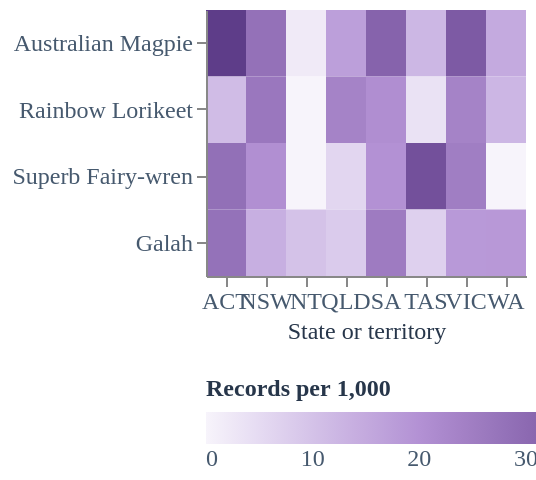

Specify this chart in Vega-Lite:
### Vega-Lite specification from a JSON file in a GitHub repository (floating-point values rounded to 4 significant figures)
{"$schema": "https://vega.github.io/schema/vega-lite/v5.json", "width": "container", "height": 240, "data": {"values": [{"species": "Australian Magpie", "state": "Australian Capital Territory", "state_code": "ACT", "species_records": 8728, "state_records": 205042, "per_1000": 42.57}, {"species": "Australian Magpie", "state": "New South Wales", "state_code": "NSW", "species_records": 38163, "state_records": 1355637, "per_1000": 28.15}, {"species": "Australian Magpie", "state": "Northern Territory", "state_code": "NT", "species_records": 371, "state_records": 181069, "per_1000": 2.05}, {"species": "Australian Magpie", "state": "Queensland", "state_code": "QLD", "species_records": 25135, "state_records": 1468711, "per_1000": 17.11}, {"species": "Australian Magpie", "state": "South Australia", "state_code": "SA", "species_records": 5822, "state_records": 182382, "per_1000": 31.92}, {"species": "Australian Magpie", "state": "Tasmania", "state_code": "TAS", "species_records": 2483, "state_records": 201799, "per_1000": 12.3}, {"species": "Australian Magpie", "state": "Victoria", "state_code": "VIC", "species_records": 44516, "state_records": 1296640, "per_1000": 34.33}, {"species": "Australian Magpie", "state": "Western Australia", "state_code": "WA", "species_records": 5233, "state_records": 352663, "per_1000": 14.84}, {"species": "Rainbow Lorikeet", "state": "Australian Capital Territory", "state_code": "ACT", "species_records": 2300, "state_records": 205042, "per_1000": 11.22}, {"species": "Rainbow Lorikeet", "state": "New South Wales", "state_code": "NSW", "species_records": 35997, "state_records": 1355637, "per_1000": 26.55}, {"species": "Rainbow Lorikeet", "state": "Northern Territory", "state_code": "NT", "species_records": 1, "state_records": 181069, "per_1000": 0.01}, {"species": "Rainbow Lorikeet", "state": "Queensland", "state_code": "QLD", "species_records": 34793, "state_records": 1468711, "per_1000": 23.69}, {"species": "Rainbow Lorikeet", "state": "South Australia", "state_code": "SA", "species_records": 3788, "state_records": 182382, "per_1000": 20.77}, {"species": "Rainbow Lorikeet", "state": "Tasmania", "state_code": "TAS", "species_records": 730, "state_records": 201799, "per_1000": 3.62}, {"species": "Rainbow Lorikeet", "state": "Victoria", "state_code": "VIC", "species_records": 30660, "state_records": 1296640, "per_1000": 23.65}, {"species": "Rainbow Lorikeet", "state": "Western Australia", "state_code": "WA", "species_records": 4360, "state_records": 352663, "per_1000": 12.36}, {"species": "Superb Fairy-wren", "state": "Australian Capital Territory", "state_code": "ACT", "species_records": 5857, "state_records": 205042, "per_1000": 28.56}, {"species": "Superb Fairy-wren", "state": "New South Wales", "state_code": "NSW", "species_records": 27803, "state_records": 1355637, "per_1000": 20.51}, {"species": "Superb Fairy-wren", "state": "Northern Territory", "state_code": "NT", "species_records": 0, "state_records": 181069, "per_1000": 0.0}, {"species": "Superb Fairy-wren", "state": "Queensland", "state_code": "QLD", "species_records": 8873, "state_records": 1468711, "per_1000": 6.04}, {"species": "Superb Fairy-wren", "state": "South Australia", "state_code": "SA", "species_records": 3644, "state_records": 182382, "per_1000": 19.98}, {"species": "Superb Fairy-wren", "state": "Tasmania", "state_code": "TAS", "species_records": 7465, "state_records": 201799, "per_1000": 36.99}, {"species": "Superb Fairy-wren", "state": "Victoria", "state_code": "VIC", "species_records": 32328, "state_records": 1296640, "per_1000": 24.93}, {"species": "Superb Fairy-wren", "state": "Western Australia", "state_code": "WA", "species_records": 0, "state_records": 352663, "per_1000": 0.0}, {"species": "Galah", "state": "Australian Capital Territory", "state_code": "ACT", "species_records": 5751, "state_records": 205042, "per_1000": 28.05}, {"species": "Galah", "state": "New South Wales", "state_code": "NSW", "species_records": 18733, "state_records": 1355637, "per_1000": 13.82}, {"species": "Galah", "state": "Northern Territory", "state_code": "NT", "species_records": 1804, "state_records": 181069, "per_1000": 9.96}, {"species": "Galah", "state": "Queensland", "state_code": "QLD", "species_records": 12072, "state_records": 1468711, "per_1000": 8.22}, {"species": "Galah", "state": "South Australia", "state_code": "SA", "species_records": 4664, "state_records": 182382, "per_1000": 25.57}, {"species": "Galah", "state": "Tasmania", "state_code": "TAS", "species_records": 1438, "state_records": 201799, "per_1000": 7.13}, {"species": "Galah", "state": "Victoria", "state_code": "VIC", "species_records": 23777, "state_records": 1296640, "per_1000": 18.34}, {"species": "Galah", "state": "Western Australia", "state_code": "WA", "species_records": 6560, "state_records": 352663, "per_1000": 18.6}]}, "mark": {"type": "rect", "stroke": null}, "encoding": {"x": {"field": "state_code", "type": "ordinal", "title": "State or territory", "sort": ["ACT", "NSW", "NT", "QLD", "SA", "TAS", "VIC", "WA"], "axis": {"labelAngle": 0}}, "y": {"field": "species", "type": "nominal", "title": null, "sort": ["Australian Magpie", "Rainbow Lorikeet", "Superb Fairy-wren", "Galah"]}, "color": {"field": "per_1000", "type": "quantitative", "title": "Records per 1,000", "scale": {"domain": [0, 20, 45], "range": ["#f7f4fb", "#b391d4", "#553481"]}, "legend": {"orient": "bottom", "direction": "horizontal", "gradientLength": 240, "titleLimit": 300}}, "tooltip": [{"field": "state", "type": "nominal", "title": "State or territory"}, {"field": "species", "type": "nominal", "title": "Species"}, {"field": "per_1000", "type": "quantitative", "title": "Per 1,000 records", "format": ".2f"}, {"field": "species_records", "type": "quantitative", "title": "Species records", "format": ","}, {"field": "state_records", "type": "quantitative", "title": "All state records", "format": ","}]}, "config": {"view": {"stroke": null}, "background": "transparent", "font": "DM Sans", "axis": {"labelFontSize": 12, "titleFontSize": 12, "titleFontWeight": 500, "labelColor": "#46596e", "titleColor": "#27364a", "gridColor": "#e4e9ef"}, "legend": {"labelFontSize": 12, "titleFontSize": 12, "titleFontWeight": 600, "labelColor": "#46596e", "titleColor": "#27364a"}}, "transform": [{"filter": {"field": "species", "oneOf": ["Australian Magpie", "Rainbow Lorikeet", "Superb Fairy-wren", "Galah"]}}], "description": "State sighting rates for the same four focus birds as the monthly views, repeated location maps and seasonal connected dot plot.", "autosize": {"type": "fit-x", "contains": "padding"}}
